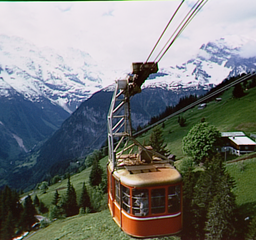
#> input picture Project/data/cablecar_reference.bmp, 256 x 240 px, shrunk from 512 x 480 before the run
$ python fast_bilateral_solver.py
#> lines starting #> are read from the running program, lines starting #| are printed output that depends on the picture
#> further down, reference is the input picture: shape (240, 256, 3); mean B, G, R 117.7, 120, 117.9
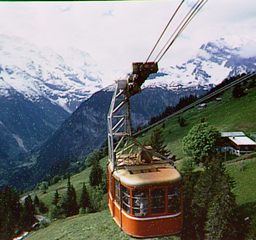
#> input picture Project/data/cablecar_target.bmp, 256 x 240 px, shrunk from 512 x 480 before the run
#> further down, target_rgb is the input picture: shape (240, 256, 3); mean B, G, R 118.5, 120.9, 118.8
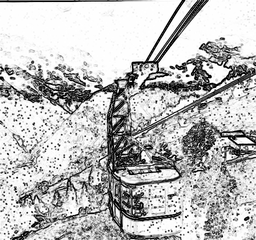
#> input picture Project/data/cablecar_confidence.bmp, 256 x 240 px, shrunk from 512 x 480 before the run
#> further down, confidence is the input picture: shape (240, 256); min 0, max 255, mean 187.6
#> `yuv_reference = cv2.cvtColor(yuv_reference, cv2.COLOR_BGR2YUV)`: yuv_reference: shape (240, 256, 3); mean of channels 0, 1, 2 119.1, 127.4, 126.8
import cv2
import numpy as np
import matplotlib.pyplot as plt
import scipy.sparse as sp
import collections as col
import time

#Fills in the U and V chanels of the output yuv image with the average values inside the bilateral_grid.
#Each pixel corresponds to a vertex (a grid cell that at least one pixel is assigned to).
#Get the coordinates of that grid cell using the pixels and vertices hashmap, get the accumulated U and V
#values there, and average them out by the counter (keeps track of the number of pixels assigned to that vertex)
#to get the average values
def getColors(output_yuv, bilateral_grid, pixels_and_vertices, yuv_reference):
    curr_pixel = 0
    #loop through all pixels in output_yuv
    for output_y in range(output_yuv.shape[0]):
        for output_x in range(output_yuv.shape[1]):
            #calculate the coordinates of the vertex in the bilateral grid
            coords = pixels_and_vertices[curr_pixel]
            j = coords[0]
            i = coords[1]
            y = coords[2]
            u = coords[3]
            v = coords[4]

            #calculate the average u and v values
            avg_u = bilateral_grid[j, i, y, u, v, 1] / bilateral_grid[j, i, y, u, v, 3]
            avg_v = bilateral_grid[j, i, y, u, v, 2] / bilateral_grid[j, i, y, u, v, 3]

            #assign the average u and v values to the second and third channel
            output_yuv[output_y, output_x, 1] = avg_u
            output_yuv[output_y, output_x, 2] = avg_v

            #increment current pixel
            curr_pixel +=1

    return output_yuv

#Calculates A and b from eq. 6 so that we can solve eq. 7 (Ay = b) from the fast bilateral solver paper
#orig value: smoothing lambda = 32
def prepareEquationParameters(splat_matrix, blur_components, target, confidence, D_n, D_m, smoothing_lambda=8):
    #normalize target image
    target = target.astype(np.float32)
    target = target / 255

    #normalize confidence image
    confidence = confidence.astype(np.float32)
    confidence = confidence / 255

    #calculate a and b
    a = smoothing_lambda * (D_m - (D_n.dot(computeBlur(blur_components, D_n)))) + (sp.diags(splat_matrix.dot(confidence.flatten())))
    b = splat_matrix.dot((confidence * target).flatten())
    return a, b

#Computes the entire blur matrix multiplied by a vector using the equation in "Fast Bilateral-Space Stereo
#for Synthetic Defocus Supplemental Material"
#B.dot(x) = B1.dot(x) + B2.dot(x) + ... + BD.dot(x)
def computeBlur(blur_components, input):
    dp1 = blur_components[0].dot(input)
    dp2 = blur_components[1].dot(input)
    dp3 = blur_components[2].dot(input)
    dp4 = blur_components[3].dot(input)
    dp5 = blur_components[4].dot(input)

    return input + dp1 + dp2 + dp3 + dp4 + dp5

#Calculates the matrices to bistochastize W according to the algorithm in "The Fast Bilateral Solver"
def bistochastizeGrid(splat_matrix, blur_components):
    #mass of each grid cell (how many pixels are assigned to each grid cell) vector
    m = splat_matrix.dot(np.ones(splat_matrix.shape[1]))
    #n array
    n = np.ones(splat_matrix.shape[0])

    #do 10-20 iterations or until converged
    prev_n = n
    for i in range(15):
        n = np.sqrt((n * m) / computeBlur(blur_components, n))
        #break from loop if converged
        if(np.linalg.norm(n - prev_n) < 10e-6):
            break
        prev_n = n

    #create sparse matrices with the diagonals as n and m
    D_n = sp.diags(n)
    D_m = sp.diags(m)

    return D_n, D_m

#Return the bilateral grid of the argument image
#Implements the "grid creation" section of "real-time edge-aware image processing with the bilateral grid"
#expanded to 5 dimensions (the 6th dimension contains the cell's accumulated y, u, v, and count values)
#Also computes and returns the splat matrix, each dimension's blur matrix, and the slice matrix.
#The splat matrix maps vertex to pixel correspondance, and contains a 1 at indices where pixels are assigned
#to the vertex.
#The blur matrix is calculated by computing the dot product of a vector with each dimension's blur matrix.
#To get each dimensions blur matrix, you need to apply the [1 2 1] kernel to each dimension, so for all the
#vertices in the grid, the function checks to see if it has neighbors and computes the kernel on them as well
#if they do.
#The slice matrix is the inverse of the splat.
#The size of the bilateral grid is dependent on the the sampling rates.
#There are test statements that you can uncomment to visualize the matricies, they should look like what is
#presented on page 2 of the "Fast Bilateral-Space Stereo for Synthetic Defocus Supplemental Material"
def makeBilateralGrid(image, spatial_sampling_rate=5.5, lum_sampling_rate=.12, uv_sampling_rate=.08):
    #normalize image
#> called with spatial_sampling_rate = 5.5, lum_sampling_rate = 0.12, uv_sampling_rate = 0.08
    image = image.astype(np.float32)
    image = image / 255

    #get y, u, and v channels from image
    channel_Y, channel_U, channel_V = cv2.split(image)
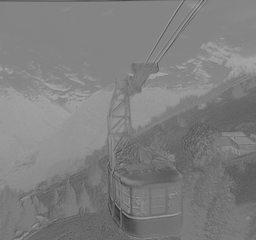
#> channel_V: shape (240, 256) float32; min 0.176, max 0.667, mean 0.497

    #calculate number of bins needed for bilateral grid for each channel
    bins_Y = int(np.max(channel_Y)/lum_sampling_rate) + 1
#> bins_Y = 9
    bins_U = int(np.max(channel_U)/uv_sampling_rate) + 1
#> bins_U = 10
    bins_V = int(np.max(channel_V)/uv_sampling_rate) + 1
#> bins_V = 9

    #calculate x and y dimensions of the intensity and count grids
    row_dim = int(image.shape[0]/spatial_sampling_rate) + 1
#> row_dim = 44
    col_dim = int(image.shape[1]/spatial_sampling_rate) + 1
#> col_dim = 47

    #create bilateral grid
    bilateral_grid = np.zeros([row_dim, col_dim, bins_Y, bins_U, bins_V, 4])

    #keep track of the number of pixels and vertices
    num_pixels = image.shape[0] * image.shape[1]
#> num_pixels = 61440
    num_vertices = 0

    #create hashmaps for later use
    vertices_and_pixels = col.defaultdict(list)
    vertices_and_indices = col.defaultdict(list)
    pixels_and_vertices = col.defaultdict(list)

    #keep track of current pixel
    curr_pixel = 0

    #go through all pixels in image
    for image_y in range(image.shape[0]):
        for image_x in range(image.shape[1]):
            #calculate i, j, y, u, v values
            i = int(image_x/spatial_sampling_rate)
            j = int(image_y/spatial_sampling_rate)
            y = int(image[image_y, image_x, 0]/lum_sampling_rate)
            u = int(image[image_y, image_x, 1]/uv_sampling_rate)
            v = int(image[image_y, image_x, 2]/uv_sampling_rate)

            #increment number of vertices if new one is being inserted into
            if(bilateral_grid[j, i, y, u, v, 3] == 0):
                vertices_and_indices[(j, i, y, u, v)] = num_vertices
                num_vertices += 1

            #store curr pixel and coordinate pair
            pixels_and_vertices[curr_pixel] = [j, i, y, u, v]

            #insert yuv and counter values into bilateral grid
            bilateral_grid[j, i, y, u, v, 0] += image[image_y, image_x, 0]
            bilateral_grid[j, i, y, u, v, 1] += image[image_y, image_x, 1]
            bilateral_grid[j, i, y, u, v, 2] += image[image_y, image_x, 2]
            bilateral_grid[j, i, y, u, v, 3] += 1

            #append vertex and pixel pair to hashmap
            #vertices_and_pixels[cell_index].append(curr_pixel)
            vertices_and_pixels[(j, i, y, u, v)].append(curr_pixel)

            #increment curr pixel
            curr_pixel += 1
#> after the loop, curr_pixel = 61440; num_vertices = 9779; pixels_and_vertices = 61440 items; vertices_and_indices = 9779 items

    #create arrays for holding information from hashmap
    data = []
    rows = []
    cols = []

    #row index for current row of the sparse index, increments when adding new vertex
    sparse_row_index = 0
    #insert information in vertex and pixel hashmap into respective arrays to make sparse csr matrix
    for vertex, pixels in vertices_and_pixels.items():
        for pixel in pixels:
            data.append(1)
            rows.append(sparse_row_index)
            cols.append(pixel)
        sparse_row_index += 1

    #create splat matrix
    #the splat matrix is a sparse matrix with # of vertices rows and # of pixels columns that has a 1
    #for every vertex and pixel pair
    splat_matrix = sp.csr_matrix((data, (rows, cols)), shape=(num_vertices, num_pixels))

    #uncomment to see splat_matrix
    #plt.spy(splat_matrix, markersize=5)
    #plt.show()

    #calculate slice matrix here (transpose of the splat matrix)
    slice_matrix = splat_matrix.transpose()

    #uncomment to see slice matrix
    #plt.spy(slice_matrix, markersize=5)
    #plt.show()

    #list that holds all consituent blur matrices
    #blur_components = [x_blur, y_blur, lum_blur, u_blur, v_blur]
    blur_components = []

    #apply kernel across all dimensions
    for curr_dim in range(5):
        #holds weights for each dimension
        data = []
        rows = []
        cols = []

        #go through all vertices and apply the [1 2 1] kernel
        for vertex, pixels in vertices_and_pixels.items():
            #current vertex has a weight of 2
            curr_index = vertices_and_indices[vertex]
            data.extend([2 * len(pixels)])
            rows.extend([curr_index])
            cols.extend([curr_index])

            #get coordinates of left and right neighbors
            modified_vertex = list(vertex)
            modified_vertex[curr_dim] -= 1
            left_neighbor = tuple(modified_vertex)
            modified_vertex[curr_dim] += 2
            right_neighbor = tuple(modified_vertex)

            #apply kernel to left neighbor if it exists
            if(left_neighbor in vertices_and_pixels):
                left_col_index = vertices_and_indices[left_neighbor]
                data.extend([len(pixels)])
                rows.extend([curr_index])
                cols.extend([left_col_index])

            #apply kernel to right neighbor if it exists
            if(right_neighbor in vertices_and_pixels):
                right_col_index = vertices_and_indices[right_neighbor]
                data.extend([len(pixels)])
                rows.extend([curr_index])
                cols.extend([right_col_index])

        #add dimension blur matrix to blur components
        blur_components.append(sp.csr_matrix((data, (rows, cols)), shape=(num_vertices, num_vertices)))
#> after the loop, blur_components = 5 items

    # [11 lines of commented-out code are left out]

    return bilateral_grid, slice_matrix, blur_components, splat_matrix, pixels_and_vertices

#Main
if __name__ == "__main__":
    #change these variables to match what image you want to work with
    filename = "cablecar"
    extension = ".bmp"

    #read in data images for corresponding image name
    reference = np.copy(cv2.imread("data/" + filename + "_reference" + extension))
    target = np.copy(cv2.imread("data/" + filename + "_target" + extension, cv2.IMREAD_GRAYSCALE))
    target_rgb = np.copy(cv2.imread("data/" + filename + "_target" + extension))
    confidence = np.copy(cv2.imread("data/" + filename + "_confidence" + extension, cv2.IMREAD_GRAYSCALE))

    #start measuring time for bilateral solver to finish
    grid_start = time.time()

    #convert reference image to YUV colorspace
    yuv_reference = cv2.cvtColor(reference, cv2.COLOR_RGB2BGR)
    yuv_reference = cv2.cvtColor(yuv_reference, cv2.COLOR_BGR2YUV)

    #get bilateral grid, splat matrix, slice matrix, and pixels and vertices hashmap
    bilateral_grid, slice_matrix, blur_components, splat_matrix, pixels_and_vertices = makeBilateralGrid(yuv_reference)
#> blur_components = 5 items; pixels_and_vertices = 61440 items

    #calculate bistochastize matrices
    D_n, D_m = bistochastizeGrid(splat_matrix, blur_components)
#> after the loop in bistochastizeGrid, `for i in range(15):`: n = 9779 values, max 0.313 at index 3676, min 0.218 at index 7946, mean 0.263

    #get A and b
    a, b = prepareEquationParameters(splat_matrix, blur_components, target, confidence, D_n, D_m)
#> in prepareEquationParameters, `b = splat_matrix.dot((confidence * target).flatten())`: b = 9779 values, max 32.81 at index 312, min 0 at index 53, mean 2.3

    #add regularization to a's diagonal to avoid matrix singularization
    reg_lam = 10e-6
    a = a + reg_lam * sp.csr_matrix(np.eye(a.shape[0]))

    #solve for y, then compute dot product with slice matrix (more efficient than getting inverse of a)
    #equation 13 of "The Fast Bilateral Solver"
    y = sp.linalg.spsolve(a, b)
#> y = 9779 values, max 0.963 at index 105, min 0 at index 55, mean 0.424
    output = slice_matrix.dot(y)

    #reshape output to matrix
    output = output.reshape((reference.shape[0], reference.shape[1]))
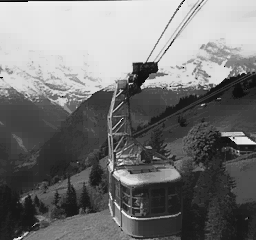
#> output: shape (240, 256) float64; min 0, max 0.963, mean 0.468

    #reshape output to have 3 channels
    output_yuv = np.zeros((output.shape[0], output.shape[1], 3))
    #put the grayscale output image in the first channel (this replaces the Y value)
    output_yuv[..., 0] = output

    #fill the rest of the channels and rescale YUV values in output
    output_yuv = getColors(output_yuv, bilateral_grid, pixels_and_vertices, yuv_reference)
#> after the loop in getColors, `for output_y in range(output_yuv.shape[0]):`:
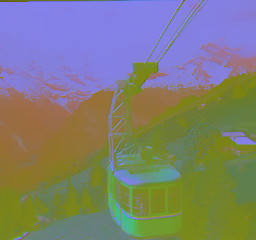
#> output_yuv: shape (240, 256, 3) float64; mean of channels 0, 1, 2 0.468, 0.5, 0.497; drawn as B, G, R
#> after the loop in getColors, `for output_y in range(output_yuv.shape[0]):`: curr_pixel = 61440
    output_yuv = output_yuv * 255
    output_yuv = np.uint8(output_yuv)

    #convert the yuv image back to rgb
    output_rgb = cv2.cvtColor(output_yuv, cv2.COLOR_YUV2RGB)
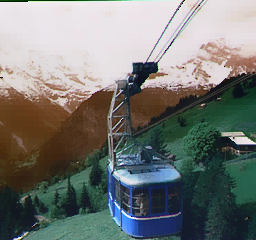
#> output_rgb: shape (240, 256, 3); mean R, G, B 117.1, 120.3, 116.9

    #stop measuring time for bilateral solver and print how long it took
    grid_end = time.time()
    print("Solver Completed")
    print("Time: " + str(grid_end - grid_start))

    #get a version filtered by the opencv bilateral filter for comparison
    filter_start = time.time()
    cv2_filtered = cv2.bilateralFilter(target_rgb, d=9, sigmaColor = 130, sigmaSpace = 75)
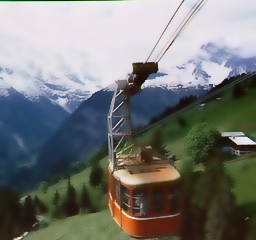
#> cv2_filtered: shape (240, 256, 3); mean B, G, R 118.4, 120.8, 118.7
    filter_end = time.time()
    print("Filtering Completed")
    print("Time: " + str(filter_end - filter_start))

    #write both to the output folder
    cv2.imwrite("output/" + filename + "_output" + extension, output_rgb)
    cv2.imwrite("output/" + filename + "_cv2" + extension, cv2_filtered)
    print("Output Written")
